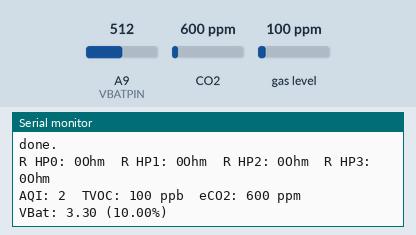
This sketch was run on a simulated Arduino Mega 2560, built for the host (arithmetic inside an expression is 32-bit, double 64-bit). Shown: the last lines printed to the serial monitor. The inputs (shaded band) are chosen by the test bench; at power-on: CO2 600 ppm, A9 (VBATPIN) = 512, gas level 100 ppm.

Above: at 4.2 s.
4.3 s: CO2 set to 452 ppm
At 5.6 s:
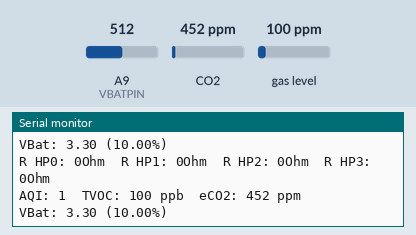
7.0 s: A9 (VBATPIN) set to 716
At 8.5 s:
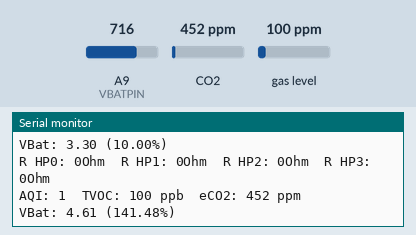
9.7 s: gas level set to 20 ppm
At 11.9 s:
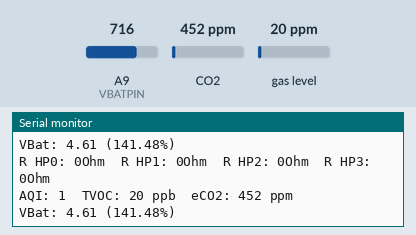
12.4 s: A9 (VBATPIN) set to 900
At 13.6 s:
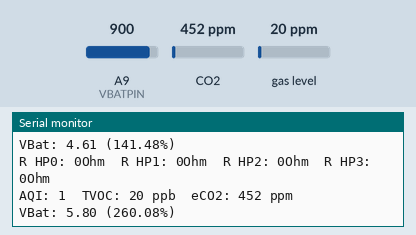
15.1 s: CO2 set to 1050 ppm
At 18.2 s:
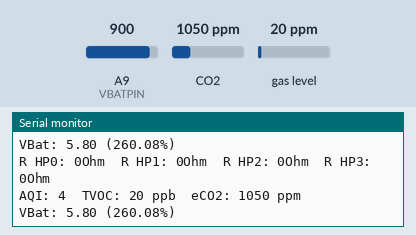
Timing chart, 0 to 18.8 s (numbered marks = the images above; inputs shaded):
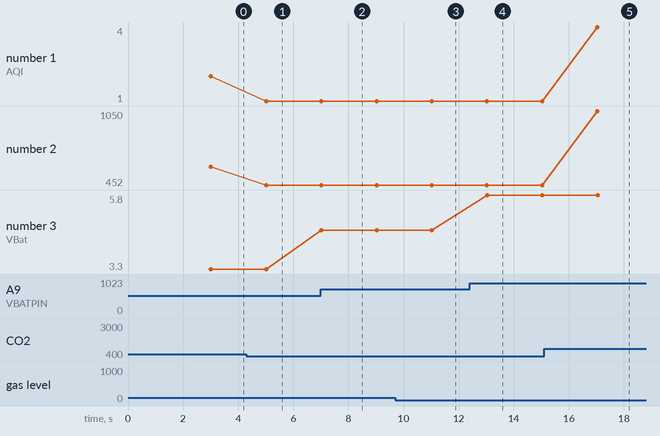

The sketch:

sensor_test.ino
```cpp
#include <Wire.h>
#include <SPI.h>
#include <Adafruit_Sensor.h>

// BMP388 things
#include "Adafruit_BMP3XX.h"
#define SEALEVELPRESSURE_HPA (975.40)
Adafruit_BMP3XX bmp;

// ENS160 things
#include "ScioSense_ENS160.h"
ScioSense_ENS160 ens160(ENS160_I2CADDR_1);

// SCD-30 things
#include <Adafruit_SCD30.h>
Adafruit_SCD30 scd30;

// PMSA003I things
#include "Adafruit_PM25AQI.h"
Adafruit_PM25AQI pm = Adafruit_PM25AQI();

// Battery
#define VBATPIN A9


void setup() {
  // put your setup code here, to run once:
  Serial.begin(115200);
  while (!Serial);
  Serial.println("Adafruit Sensors Test");
  Serial.println("Waiting for boot...");
  delay(3000);
  Serial.println("Begin");

  // // BMP388
  // if (!bmp.begin_I2C()) {
  //   // hardware I2C
  //   Serial.println("Could not find a valid BMP388");
  //   while (1);
  // }

  // // Set up oversampling and filter initialization
  // bmp.setTemperatureOversampling(BMP3_OVERSAMPLING_2X);
  // bmp.setPressureOversampling(BMP3_OVERSAMPLING_8X);
  // bmp.setIIRFilterCoeff(BMP3_IIR_FILTER_COEFF_3);
  // bmp.setOutputDataRate(BMP3_ODR_50_HZ);

  // ENS160
  Serial.print("ENS160... ");
  bool ok = ens160.begin();
  Serial.println(ens160.available() ? "done" : "failed!");
  if (ens160.available()) {
    // Print ENS160 versions
    Serial.print("\tREV: "); Serial.print(ens160.getMajorRev());
    Serial.print("."); Serial.print(ens160.getMinorRev());
    Serial.print("."); Serial.println(ens160.getBuild());

    // Serial.print("\tCustom mode ");
    // ens160.initCustomMode(3);  // example has 3 steps, max 20 steps possible
    // // Step time is a multiple of 24ms and must not be smaller than 48ms
    // ens160.addCustomStep(40, 0, 0, 0, 0, 80, 80, 80, 80);  // Step 1: all hotplates at low temps
    // ens160.addCustomStep(196, 0, 0, 0, 0, 160, 215, 215, 200);  // Step 2: all hotplates at medium temps
    // ens160.addCustomStep(600, 1, 1, 1, 1, 250, 350, 350, 325);  // Step 3: measurements, hot plates
    // Serial.println(ens160.setMode(ENS160_OPMODE_CUSTOM) ? "done" : "failed");
    Serial.println(ens160.setMode(ENS160_OPMODE_STD) ? "done." : "failed!");
  }

  // // SCD-30
  // if (!scd30.begin()) {
  //   Serial.println("Failed to find SCD30 chip");
  //   while (1) { delay(10); }
  // }
  // Serial.println("SCD30 found!");
  // Serial.print("Measurement interval: ");
  // Serial.print(scd30.getMeasurementInterval());
  // Serial.println(" seconds");

  // // PMSA003I
  // if (!pm.begin_I2C()) {
  //   Serial.println("Could not find PM sensor!");
  //   while (1) delay(10);
  // }
  // Serial.println("PM found!");
}

void loop() {
  // put your main code here, to run repeatedly:
  // if (!bmp.performReading()) {
  //   Serial.println("Failed to perform reading");
  //   return;
  // }

  // Serial.print("Temperature = ");
  // Serial.print(bmp.temperature);
  // Serial.println(" *C");

  // Serial.print("Pressure = ");
  // Serial.print(bmp.pressure / 100.0);
  // Serial.println(" hPa");

  // Serial.print("Approx. Altitude = ");
  // Serial.print(bmp.readAltitude(SEALEVELPRESSURE_HPA));
  // Serial.println(" m");


  if (ens160.available()) {
    ens160.measure(true);
    ens160.measureRaw(true);
    Serial.print("R HP0: ");Serial.print(ens160.getHP0());Serial.print("Ohm\t");
    Serial.print("R HP1: ");Serial.print(ens160.getHP1());Serial.print("Ohm\t");
    Serial.print("R HP2: ");Serial.print(ens160.getHP2());Serial.print("Ohm\t");
    Serial.print("R HP3: ");Serial.print(ens160.getHP3());Serial.println("Ohm");

    //ens160.measure(0);
    Serial.print("AQI: "); Serial.print(ens160.getAQI()); Serial.print("\t");
    Serial.print("TVOC: "); Serial.print(ens160.getTVOC()); Serial.print(" ppb\t");
    Serial.print("eCO2: "); Serial.print(ens160.geteCO2()); Serial.println(" ppm\t");
  }


  // if (scd30.dataReady()) {
  //   Serial.println("Data available from SCD-30!");
  //   if (!scd30.read()) {Serial.println("Error reading sensor data"); return;}

  //   Serial.print("Temperature:");
  //   Serial.print(scd30.temperature);
  //   Serial.println(" *C");

  //   Serial.print("Relative humidity: ");
  //   Serial.print(scd30.relative_humidity);
  //   Serial.println("%");

  //   Serial.print("CO2: ");
  //   Serial.print(scd30.CO2, 3);
  //   Serial.print(" ppm");
  // } else {
  //   Serial.println("No data");
  // }

  // PM25_AQI_Data data;
  // if (!pm.read(&data)) {
  //   Serial.println("Could not read from PM");
  //   delay(500);
  //   return;
  // }
  // Serial.println("PM reading success!");
  // Serial.println(F("Concentration Units (standard)"));
  // Serial.print(F("PM 1.0: ")); Serial.print(data.pm10_standard);
  // Serial.print(F("\t\tPM 2.5: ")); Serial.print(data.pm25_standard);
  // //Serial.print(F("\t\tPM 10: ")); Serial.println(data.pm100_standard);
  // Serial.println(F("---------------------------------------"));
  // Serial.println(F("Concentration Units (environmental)"));
  // Serial.print(F("PM 1.0: ")); Serial.print(data.pm10_env);
  // Serial.print(F("\t\tPM 2.5: ")); Serial.print(data.pm25_env);
  // //Serial.print(F("\t\tPM 10: ")); Serial.println(data.pm100_env);
  // Serial.println(F("---------------------------------------"));
  // Serial.print(F("Particles > 0.3um / 0.1L air:")); Serial.println(data.particles_03um);
  // Serial.print(F("Particles > 0.5um / 0.1L air:")); Serial.println(data.particles_05um);
  // Serial.print(F("Particles > 1.0um / 0.1L air:")); Serial.println(data.particles_10um);
  // Serial.print(F("Particles > 2.5um / 0.1L air:")); Serial.println(data.particles_25um);
  // Serial.print(F("Particles > 5.0um / 0.1L air:")); Serial.println(data.particles_50um);
  // //Serial.print(F("Particles > 10 um / 0.1L air:")); Serial.println(data.particles_100um);

  float measuredvbat = analogRead(VBATPIN);
  measuredvbat *= 2;    // we divided by 2, so multiply back
  measuredvbat *= 3.3;  // Multiply by 3.3V, our reference voltage
  measuredvbat /= 1024; // convert to voltage
  Serial.print("VBat: " ); Serial.print(measuredvbat); Serial.print(" ("); Serial.print(100 * (measuredvbat - 3.2) / 1.0); Serial.println("%)");

  Serial.println();
  delay(2000);
}
```

Measured:
- after the input at 4.3 s, the serial monitor: prints a new line after 0.71 s (image 1)
- after the input at 7.0 s, the serial monitor: prints a new line at once (image 2)
- after the input at 9.7 s, the serial monitor: prints a new line after 1.3 s (image 3)
- after the input at 12.4 s, the serial monitor: prints a new line after 0.63 s (image 4)
- after the input at 15.1 s, the serial monitor: prints a new line after 1.9 s (image 5)
- plotted number 1: 1 → 4 after the input at 15.1 s
- plotted number 2: 600 → 452 after the input at 4.3 s, 452 → 1050 after the input at 15.1 s
- plotted number 3: 3.3 → 4.61 after the input at 7.0 s, 4.61 → 5.8 after the input at 12.4 s
